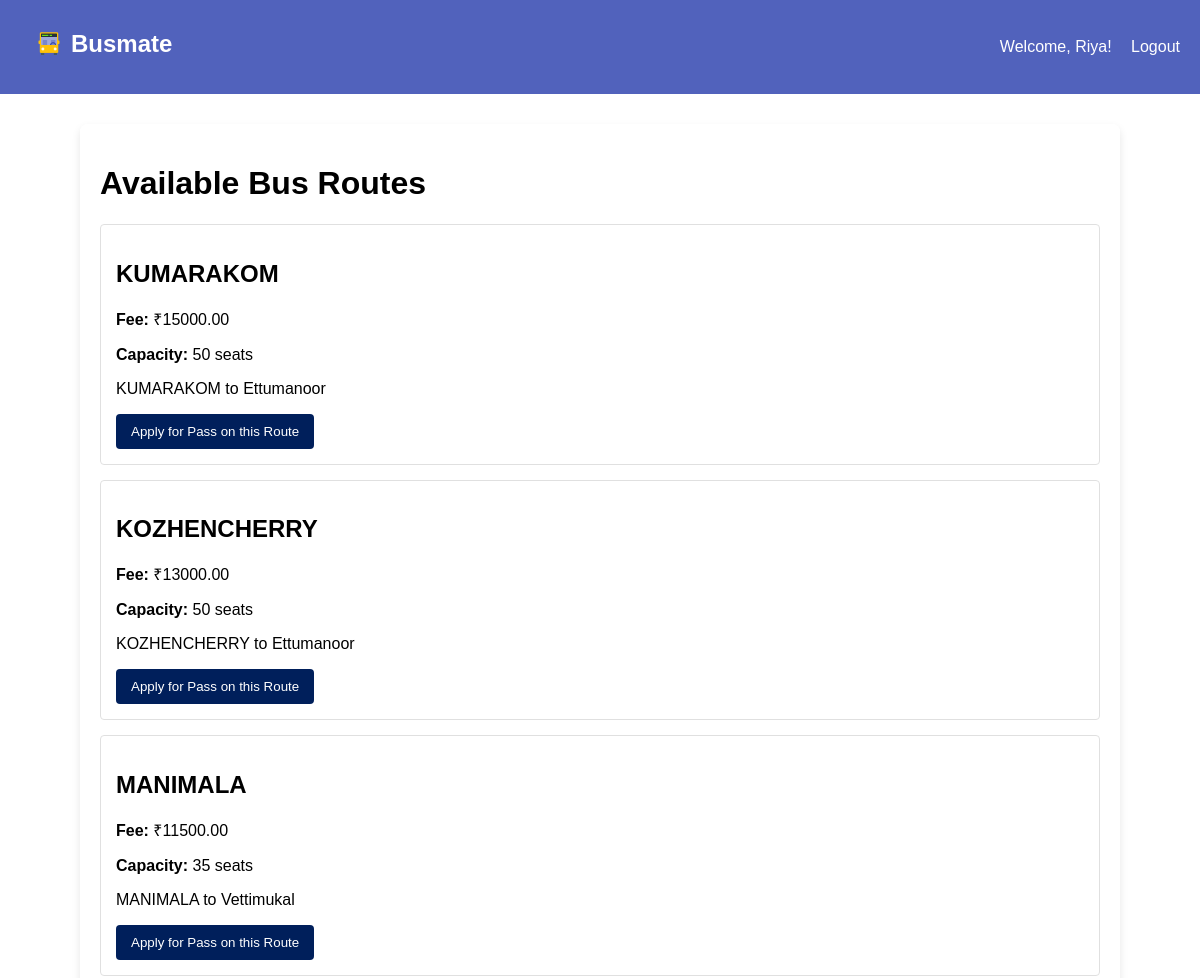
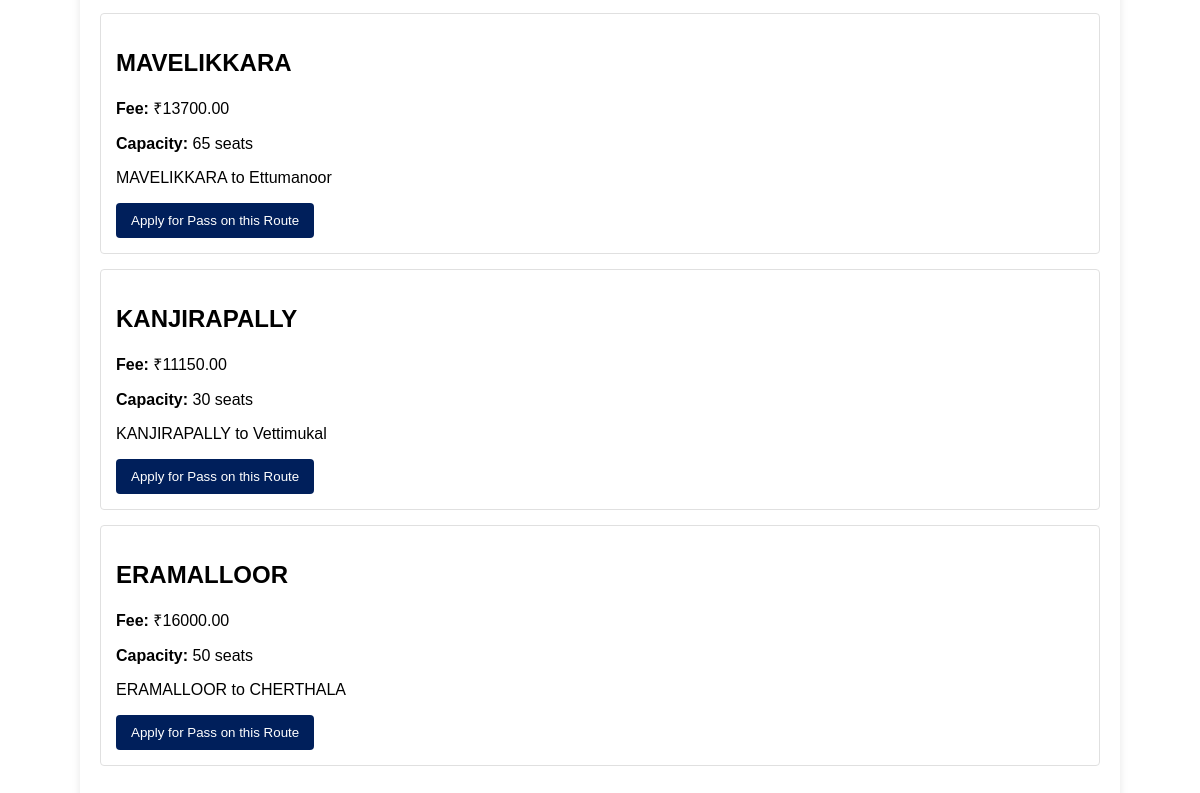
Screenshot of /buspass/routes/ (signed in) with the database file from the repository (2 pictures, top to bottom).
### BusPass/models.py (models this page shows, shortened)
class BusRoute(models.Model):
    name = models.CharField(max_length=100, unique=True)
    description = models.TextField(blank=True)
    fee = models.DecimalField(max_digits=8, decimal_places=2)
    max_seats = models.IntegerField(default=50) # Maximum capacity

### BusPass/views.py (the view)
# urls.py: path('routes/', views.view_routes, name='view_routes'),
@login_required
def view_routes(request):
    routes = BusRoute.objects.all()
    return render(request, 'BusPass/view_routes.html', {'routes': routes})

### BusPass/templates/BusPass/view_routes.html (shortened to what this page needs)
{% extends "base.html" %}
{% load static %}
{% block content %}
    <h1>Available Bus Routes</h1>
    {% for route in routes %}
        <div style="border: 1px solid #e0e0e0; padding: 15px; margin-bottom: 15px; border-radius: 4px;">
            <h2>{{ route.name }}</h2>
            <p><strong>Fee:</strong> ₹{{ route.fee }}</p>
            <p><strong>Capacity:</strong> {{ route.max_seats }} seats</p>
            <p>{{ route.description }}</p>
            <a href="{% url 'apply_for_pass' route.id %}"><button style="background:#001f5b; color:#ffffff; padding:10px 15px; border:none; border-radius:4px; cursor:pointer;">Apply for Pass on this Route</button></a>
        </div>
    {% empty %}
        <p>No bus routes are currently available.</p>
    {% endfor %}
{% endblock %}

### BusPass/templates/base.html (shortened to what this page needs)
<!DOCTYPE html>
{% load static %}
<html lang="en">
<head>
</head>
<body>
    <div class="navbar">
        <h2>
            <a href="{% url 'initial_page' %}" style="display:inline-flex; align-items:center; gap:8px;">
                <img src="{% static 'BusPass/images/logo.png' %}" alt="Busmate" style="width:28px; height:28px; object-fit:contain;"/>
                Busmate
            </a>
        </h2>
        <div>
            {% if user.is_authenticated %}
                <span>Welcome, {{ user.username }}!</span>
                <a href="{% url 'logout' %}">Logout</a>
            {% else %}
                <a href="{% url 'login' %}">Login</a>
                <a href="{% url 'register' %}">Register</a>
                {% endif %}
        </div>
    </div>
    <div class="container">
        {% block content %}
        {% endblock %}
    </div>
</body>
</html>

### BusPass/templates/base.html (style rules this page uses)
body { font-family: sans-serif; margin: 0; padding: 0; background-color: #f4f4f9; }
.navbar { background-color: #3f51b5; padding: 10px 20px; color: white; display: flex; justify-content: space-between; align-items: center; }
.navbar a { color: white; text-decoration: none; margin-left: 15px; }
.container { max-width: 1000px; margin: 30px auto; padding: 20px; background-color: white; border-radius: 8px; box-shadow: 0 4px 8px rgba(0,0,0,0.1); }

### rows the page displays
BusRoute: name "KUMARAKOM", fee "15000.00", max_seats "50", description "KUMARAKOM to Ettumanoor"
BusRoute: name "KOZHENCHERRY", fee "13000.00", max_seats "50", description "KOZHENCHERRY to Ettumanoor"
BusRoute: name "MANIMALA", fee "11500.00", max_seats "35", description "MANIMALA to Vettimukal"
BusRoute: name "MAVELIKKARA", fee "13700.00", max_seats "65", description "MAVELIKKARA to Ettumanoor"
BusRoute: name "KANJIRAPALLY", fee "11150.00", max_seats "30", description "KANJIRAPALLY to Vettimukal"
BusRoute: name "ERAMALLOOR", fee "16000.00", max_seats "50", description "ERAMALLOOR to CHERTHALA"

### other values shown
{{ user.username }} "Riya"
